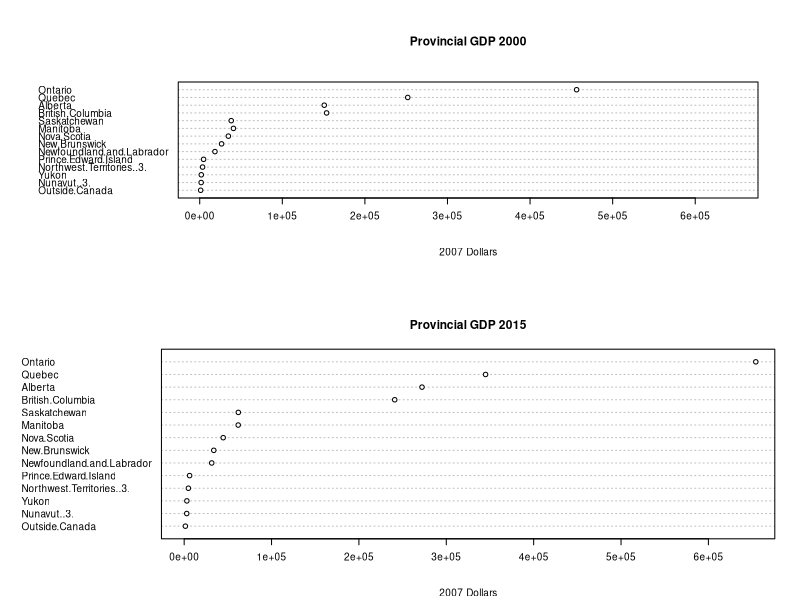
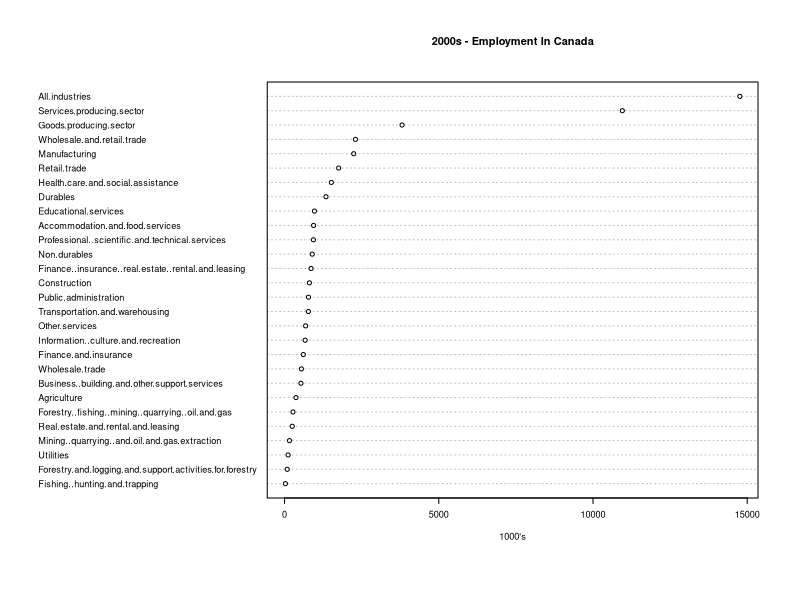
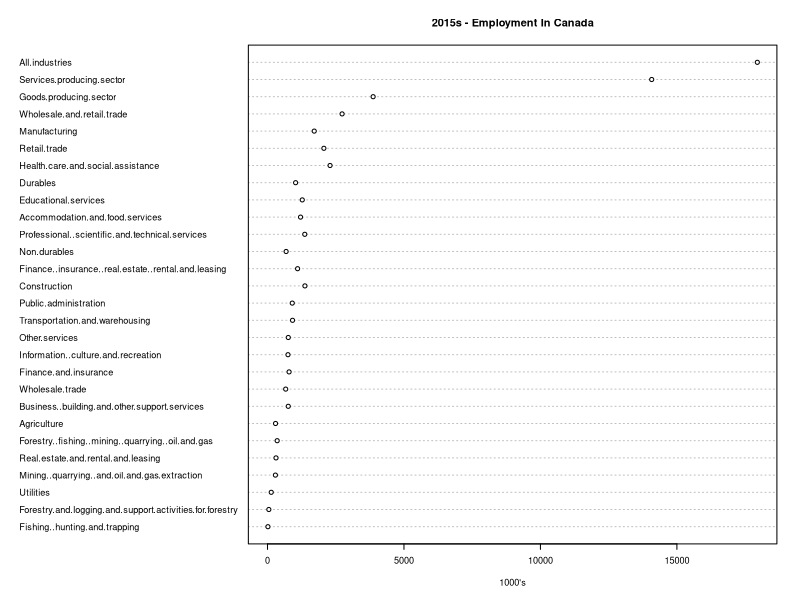
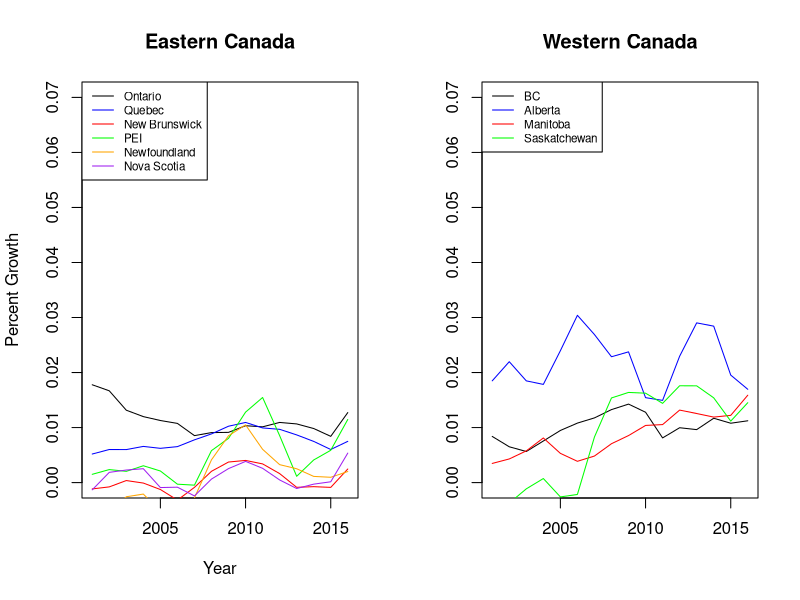
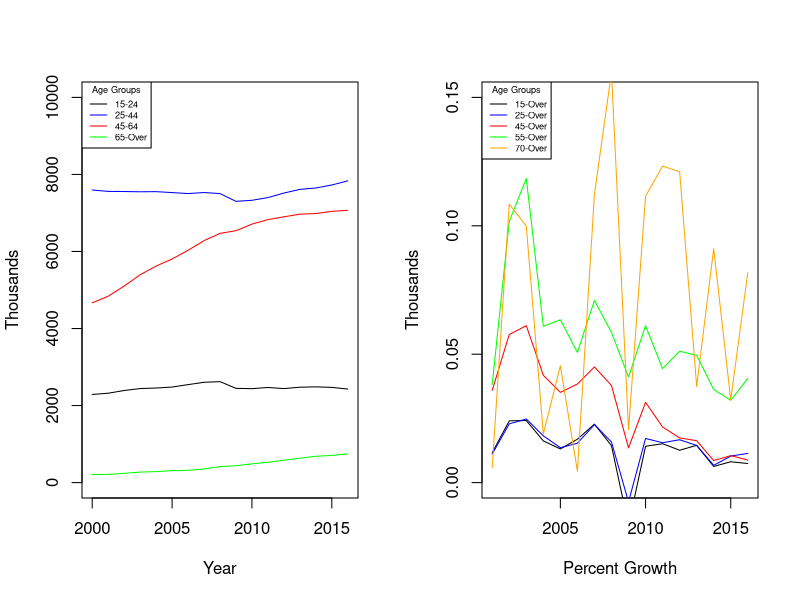
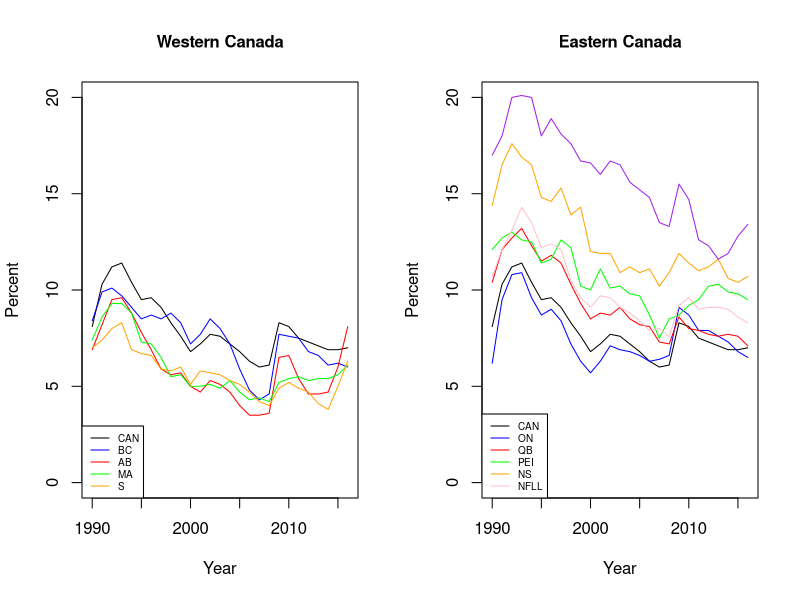
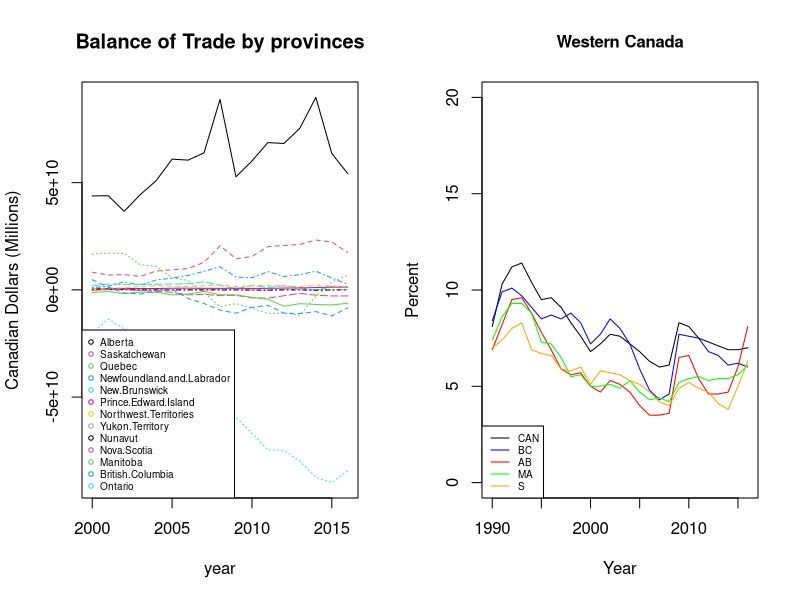
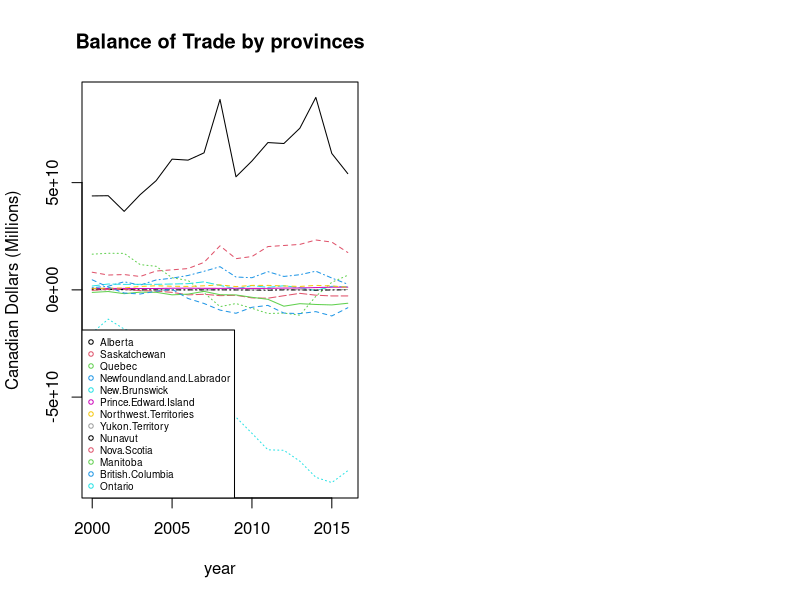

Here is the R script that generated these plots, in order:
## ---- chunk 1
knitr::opts_chunk$set(echo = FALSE)
## ---- chunk 2
# Save Old Parameters
opar = par()

par(mfrow=c(2,1))

# Transpose and Remove Aggregations From Data Table
Provinces <- read.csv("Data/GDP_Provinces.csv", header = T, stringsAsFactors = F)
Prov = data.frame(t(Provinces), stringsAsFactors = F)

names(Prov) = Prov[1,]

Prov = Prov[-1:-5,]

# Plot Dot charts

temp = Prov[order(Prov$`2015`),]

dotchart(
	temp$`2000`
	,labels = row.names(temp)
	,cex = 0.6
	,main = "Provincial GDP 2000"
	,sub  = "2007 Dollars"
	,xlim = c(0,650000)
)

temp = Prov[order(Prov$`2015`),]

dotchart(
	temp$`2015`
	,labels = row.names(temp)
	,cex = 0.6
	,main = "Provincial GDP 2015"
	,sub  = "2007 Dollars"
	,xlim = c(0,650000)
	)

par(opar)

## ---- chunk 3
Emp_CAN <- read.csv("Data/Employment_Canada.csv", header = T, stringsAsFactors = F)

Emp_CAN = t(Emp_CAN)

temp = Emp_CAN[,c(1,16)]

temp = temp[-1,]

dimnames(temp)[[2]] = c("2000","2015")

temp = temp[order(temp[,1]),]


dotchart(temp[,1]
		 ,cex = 0.55
		 ,main = "2000s - Employment In Canada"
		 ,xlab = "1000's"
		 )
## ---- chunk 4
dotchart(temp[,2]
		 ,cex = 0.55
		 ,main = "2015s - Employment In Canada"
		 ,xlab = "1000's"
		 )

## ---- chunk 5
Pop.Growth <- read.csv("Data/Population2000growth.csv",header = T, stringsAsFactors = F)

opar = par()

par(mfrow = c(1,2))

# Eastern Canada
plot(Pop.Growth$Geography,
	 Pop.Growth$Ontario
	 ,ylim = c(0,0.07)
	 ,type = "l"
	 ,main = "Eastern Canada"
	 ,xlab = "Year"
	 ,ylab = "Percent Growth"
	 )

lines(Pop.Growth$Geography,Pop.Growth$Quebec, col = "blue")
lines(Pop.Growth$Geography,Pop.Growth$New.Brunswick, col = "red")
lines(Pop.Growth$Geography,Pop.Growth$Prince.Edward.Island, col = "green")
lines(Pop.Growth$Geography,Pop.Growth$Newfoundland.and.Labrador, col = "orange")
lines(Pop.Growth$Geography,Pop.Growth$Nova.Scotia, col = "purple")

legend("topleft"
	   ,legend = c("Ontario","Quebec","New Brunswick","PEI","Newfoundland","Nova Scotia")
	   ,col = c("black","blue","red","green","orange","purple")
	   ,lty = 1
	   ,cex = 0.7
)
# Western Canada

plot(Pop.Growth$Geography
	 ,Pop.Growth$British.Columbia
	 ,ylim = c(0,0.07)
	 ,type = "l"
	 ,main = "Western Canada"
	 ,xlab = ""
	 ,ylab = ""	 
	 )
lines(Pop.Growth$Geography,Pop.Growth$Alberta, col = "blue")
lines(Pop.Growth$Geography,Pop.Growth$Manitoba, col = "red")
lines(Pop.Growth$Geography,Pop.Growth$Saskatchewan, col = "green")

legend("topleft"
	   ,legend = c("BC","Alberta","Manitoba","Saskatchewan")
	   ,col = c("black","blue","red","green")
	   ,lty = 1
	   ,cex = 0.7
)

par(opar)
## ---- chunk 6
opar = par()

par(mfrow = c(1,2))
# Labour Force Population
LabourForce <- read.csv("Data/LabourForce_Canada.csv", header = T, stringsAsFactors = F)

plot(LabourForce$Year,
	 LabourForce$X15.24
	 ,ylim = c(0,10000)
	 ,type = "l"
	 ,xlab = "Year"
	 ,ylab = "Thousands"
)

lines(LabourForce$Year, LabourForce$X25.to.44.years, col = "blue")
lines(LabourForce$Year, LabourForce$X45.to.64.years, col = "red")
lines(LabourForce$Year, LabourForce$X65.years.and.over, col = "green")

legend("topleft"
	   ,legend = c("15-24","25-44","45-64","65-Over")
	   ,col = c("black","blue","red","green")
	   ,lty = 1
	   ,cex = 0.55
	   ,title = "Age Groups"
)
# Labour Force Growth Rates
LabourForceGrowth <- read.csv("Data/LabourForce_Canada_alt.csv", header = T, stringsAsFactors = F)

plot(LabourForceGrowth$Year,
	 LabourForceGrowth$X15.years.and.over
	 ,ylim = c(0,0.15)
	 ,type = "l"
	 ,xlab = "Percent Growth"
	 ,ylab = "Thousands"
)

lines(LabourForceGrowth$Year, LabourForceGrowth$X25.years.and.over, col = "blue")
lines(LabourForceGrowth$Year, LabourForceGrowth$X45.years.and.over, col = "red")
lines(LabourForceGrowth$Year, LabourForceGrowth$X55.years.and.over, col = "green")
lines(LabourForceGrowth$Year, LabourForceGrowth$X70.years.and.over, col = "orange")

legend("topleft"
	   ,legend = c("15-Over","25-Over","45-Over","55-Over", "70-Over")
	   ,col = c("black","blue","red","green","orange")
	   ,lty = 1
	   ,cex = 0.55
	   ,title = "Age Groups"
)

par = opar
## ---- chunk 7
opar = par()

par(mfrow=c(1,2))

Uemp_prov <- read.csv("Data/Unemployment_Provinces.csv", stringsAsFactors = F, header = T)

# Western Canada
plot(
	Uemp_prov$Year
	,Uemp_prov$Canada
	,main = "Western Canada"
	,xlab = "Year"
	,ylab = "Percent"
	,ylim = c(0,20)
	,type = "l"
	,cex.main = 1
)

lines(Uemp_prov$Year,Uemp_prov$British.Columbia,col = "blue")
lines(Uemp_prov$Year,Uemp_prov$Alberta,col = "red")
lines(Uemp_prov$Year,Uemp_prov$Manitoba,col = "green")
lines(Uemp_prov$Year,Uemp_prov$Saskatchewan,col = "orange")


legend("bottomleft"
	   ,legend = c("CAN","BC","AB","MA","S")
	   ,col = c("black","blue","red","green","orange")
	   ,lty = 1
	   ,cex = 0.6
)
# Eastern Canada
plot(
	Uemp_prov$Year
	,Uemp_prov$Canada
	,main = "Eastern Canada"
	,xlab = "Year"
	,ylab = "Percent"
	,ylim = c(0,20)
	,type = "l"
	,cex.main = 1
)

lines(Uemp_prov$Year,Uemp_prov$Ontario,col = "blue")
lines(Uemp_prov$Year,Uemp_prov$Quebec,col = "red")
lines(Uemp_prov$Year,Uemp_prov$New.Brunswick,col = "green")
lines(Uemp_prov$Year,Uemp_prov$PEI,col = "orange")
lines(Uemp_prov$Year,Uemp_prov$Nova.Scotia,col = "pink")
lines(Uemp_prov$Year,Uemp_prov$Newfoundland.and.Labrador,col = "purple")

legend("bottomleft"
	   ,legend = c("CAN","ON","QB","PEI","NS","NFLL")
	   ,col = c("black","blue","red","green","orange","pink","purple")
	   ,lty = 1
	   ,cex = 0.6
)

par(opar)
## ---- chunk 8
Trade_Provinces <- read.csv("Data/Trade_Provinces.csv", header = T, stringsAsFactors = F)

matplot(Trade_Provinces$Year
		, Trade_Provinces[-1]
		, type = 'l'
		, main = "Balance of Trade by provinces"
		, xlab = "year"
		, ylab = "Canadian Dollars (Millions)"
		, col  = c(1:ncol(Trade_Provinces[-1]))
)
legend("bottomleft", legend = names(Trade_Provinces[-1]), pch=1, col = c(1:ncol(Trade_Provinces[-1])), cex =0.6)
## ---- chunk 9
plot(
	Uemp_prov$Year
	,Uemp_prov$Canada
	,main = "Western Canada"
	,xlab = "Year"
	,ylab = "Percent"
	,ylim = c(0,20)
	,type = "l"
	,cex.main = 1
)

lines(Uemp_prov$Year,Uemp_prov$British.Columbia,col = "blue")
lines(Uemp_prov$Year,Uemp_prov$Alberta,col = "red")
lines(Uemp_prov$Year,Uemp_prov$Manitoba,col = "green")
lines(Uemp_prov$Year,Uemp_prov$Saskatchewan,col = "orange")


legend("bottomleft"
	   ,legend = c("CAN","BC","AB","MA","S")
	   ,col = c("black","blue","red","green","orange")
	   ,lty = 1
	   ,cex = 0.6
)
## ---- chunk 10
Trade_Provinces <- read.csv("Data/Trade_Provinces.csv", header = T, stringsAsFactors = F)

matplot(Trade_Provinces$Year
		, Trade_Provinces[-1]
		, type = 'l'
		, main = "Balance of Trade by provinces"
		, xlab = "year"
		, ylab = "Canadian Dollars (Millions)"
		, col  = c(1:ncol(Trade_Provinces[-1]))
)
legend("bottomleft", legend = names(Trade_Provinces[-1]), pch=1, col = c(1:ncol(Trade_Provinces[-1])), cex =0.6)
